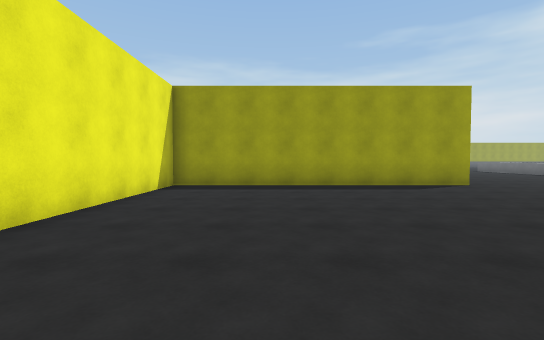
View 1 (above)

13 first-person views from a walk through a 3-D level made in the Unity game engine. The camera is 1.3 m above the floor, tilts 2° down and sees 85° across. The floor is counted in squares, 2 m on a side. Each view is taken from the middle of a square. On the plan, view 1 faces up. The plan holds only what a view shows up to about 9 squares ahead; the rest is blank. The place goes on beyond the plan. The player character is not drawn. Some animated figures are left out.

View 2
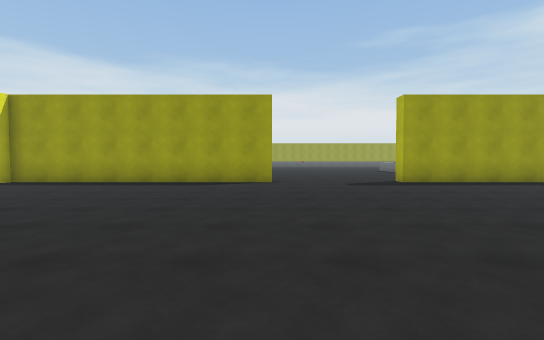

View 3
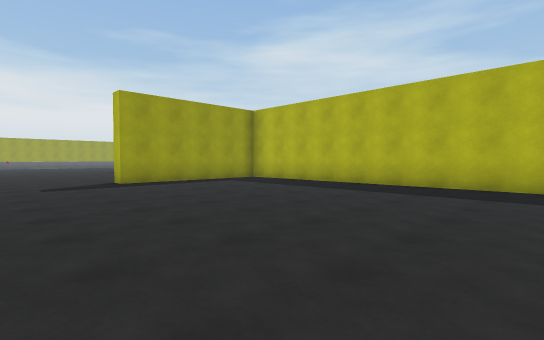

View 4
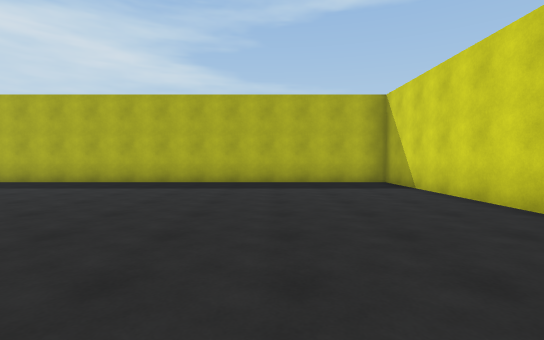

View 5
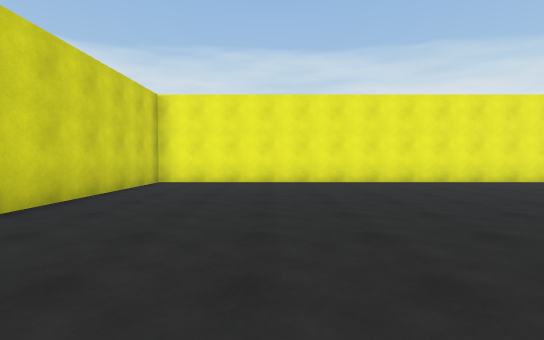

View 6
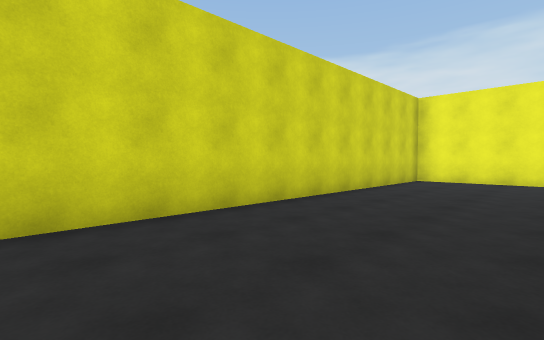

View 7
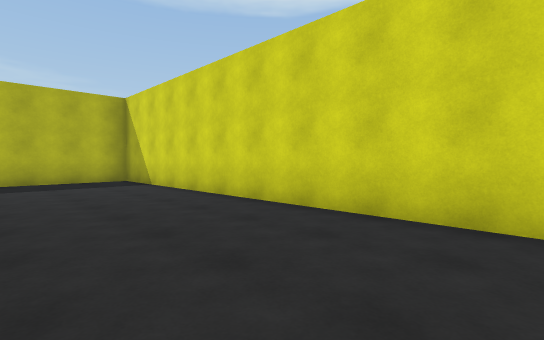

View 8
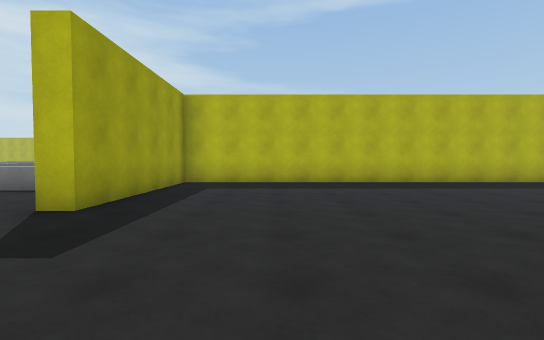

View 9
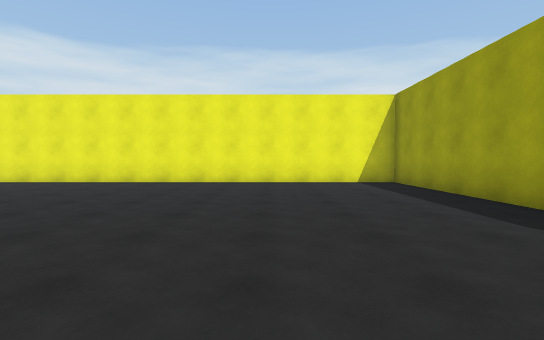

View 10
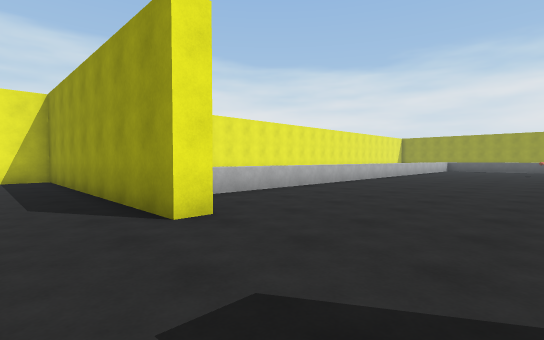

View 11
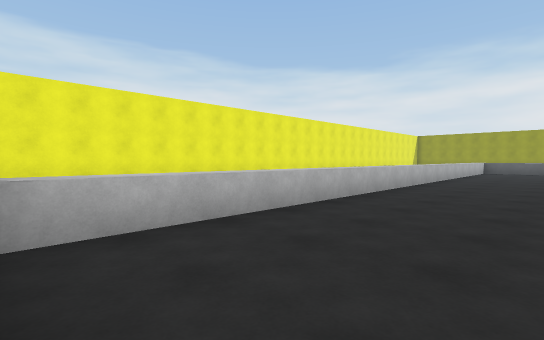

View 12
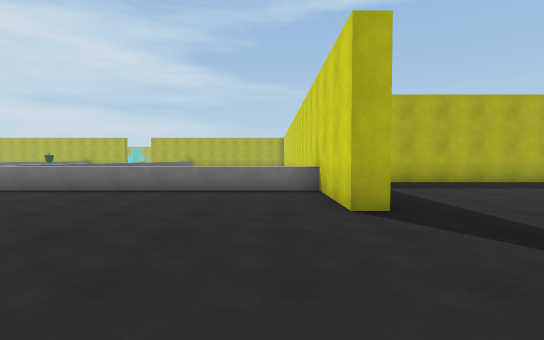

View 13
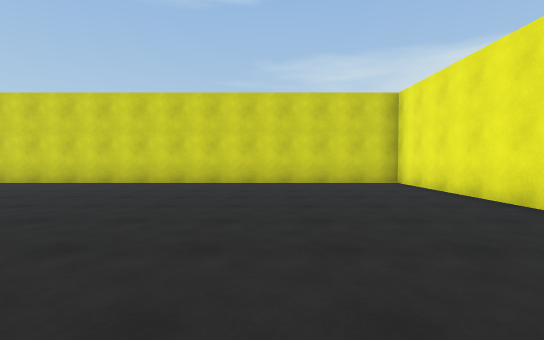

### Floor plan
Key: @ floor where view 1 was taken; # wall or solid block; . floor; ^ raised ledge.
Columns run from 3 left of view 1 to 14 right of it. Each row starts with its distance up from view 1.
 19        ..
 18       ^..
 17       ^....
 16       ^....     ^^
 15       ^.....   ^
 14       ^..... ..^
 13       ^........^
 12 #     ^........^
 11 #     ^........^
 10 #     ^........^
  9 #     ^........^
  8 #########...######
  7 #................#
  6 #................#
  5 #................#
  4 #................#
  3 #................#
  2 #................#
  1 #................#
  0 #..@.............#
 -1 #................#
 -2 #................#
 -3 #................#
 -4 #................#
 -5 #................#
 -6 ##################

Positions as (right, up) in squares from view 1, and headings:
1: (0, 0), facing up
2: (5, -1), facing up
3: (6, -1), facing up-right
4: (5, -2), facing right
5: (6, -2), facing left
6: (7, -2), facing down-left
7: (4, -2), facing down-right
8: (5, 5), facing right
9: (6, 4), facing left
10: (8, 6), facing up-left
11: (6, 8), facing up-left
12: (5, 9), facing right
13: (1, 3), facing down
